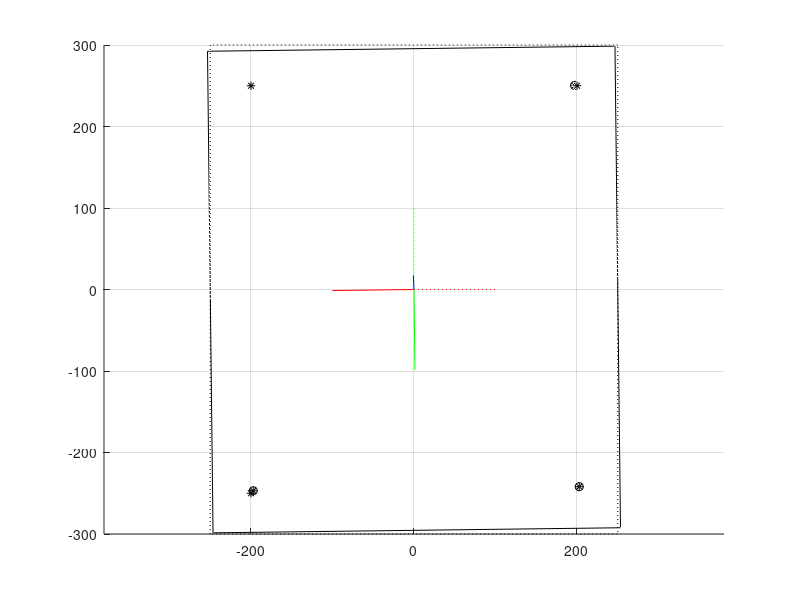

Here is the MATLAB script that generated this plot:
clc; clear all; close all; 


% Define parmeters

rot = [0; 15.7; 180];       % Rotation as entered into Vicon   
%rot = [0; 15.7; 180];  

MakersFromVicon= ...                 % value from Nexus measurment [Marker1(top left), Marker2(top right), Marker3(bottom left)]
  [202.7236, -197.2386,  197.0820; ...
 -241.9874, -246.9749,  250.4348 ; ...
   54.2698 ,  51.9645 , -32.2667] ;


%% DEFINE FORCE PLATE OBKJECT        
% Object Parameters
FPLenght = 600; % mm
FPwidth = 500; % mm
edgeBand = 50; % Width death zone mm (for marker position) 
UnitVecFactor = 100; % Scaling Factor (mm) of unitary Frame of Reference
MarkerHeight = 10; % Marker height base to centroid 
EdgeVec = ...
    [FPwidth/2, -FPwidth/2 , -FPwidth/2,  FPwidth/2, FPwidth/2;...
    FPLenght/2, FPLenght/2, -FPLenght/2, -FPLenght/2,  FPLenght/2;...
    0, 0 , 0 , 0 , 0];
MarkersVec = ...
    [-FPwidth/2+edgeBand, FPwidth/2-edgeBand , -FPwidth/2+edgeBand;...
    FPLenght/2-edgeBand, FPLenght/2-edgeBand, -FPLenght/2+edgeBand;...
    MarkerHeight, MarkerHeight , MarkerHeight];
unitVecX= [0, UnitVecFactor; 0 , 0 ; 0 , 0]; 
unitVecY= [0, 0; 0 , UnitVecFactor ; 0 , 0]; 
unitVecZ= [0, 0; 0 , 0 ; 0 , UnitVecFactor]; 

%% VISUALIZE %%
figure(); hold on; axis equal; grid on;  

plot3(EdgeVec(1,:), EdgeVec(2,:), EdgeVec(3,:),':k')
plot3(MarkersVec(1,:), MarkersVec(2,:), MarkersVec(3,:),'*k')
plot3(unitVecX(1,:), unitVecX(2,:), unitVecX(3,:),':r')
plot3(unitVecY(1,:), unitVecY(2,:), unitVecY(3,:),':g')
plot3(unitVecZ(1,:), unitVecZ(2,:), unitVecZ(3,:),':b')

%% ROTATION 
% rotation matrix 

steps = 40; 
rot = rot*pi()/180/steps;
ROT = eye(3);
for i = 1 : steps
    rotX = [ 1, 0, 0; 0, cos(rot(1)), -sin(rot(1)); 0, sin(rot(1)), cos(rot(1))]; 
    rotY = [cos(rot(2)),0 ,sin(rot(2)); 0, 1, 0 ; -sin(rot(2)), 0, cos(rot(2))]; 
    rotZ = [cos(rot(3)), -sin(rot(3)),0 ; sin(rot(3)), cos(rot(3)), 0 ; 0, 0, 1 ]; 
    ROT = rotZ*rotY*rotX*ROT;
end

% Transform Object 
EdgeVec = ROT*EdgeVec;
MarkersVec = ROT*MarkersVec;
unitVecX = ROT*unitVecX;
unitVecY= ROT*unitVecY;
unitVecZ = ROT*unitVecZ;

%% VISUALIZE %%
%figure(); hold on; axis equal; grid on;  

plot3(EdgeVec(1,:), EdgeVec(2,:), EdgeVec(3,:),'-k')
plot3(MarkersVec(1,:), MarkersVec(2,:), MarkersVec(3,:),'*k')
plot3(unitVecX(1,:), unitVecX(2,:), unitVecX(3,:),'-r')
plot3(unitVecY(1,:), unitVecY(2,:), unitVecY(3,:),'-g')
plot3(unitVecZ(1,:), unitVecZ(2,:), unitVecZ(3,:),'-b')
plot3(MakersFromVicon(1,:), MakersFromVicon(2,:), MakersFromVicon(3,:),'ok')


